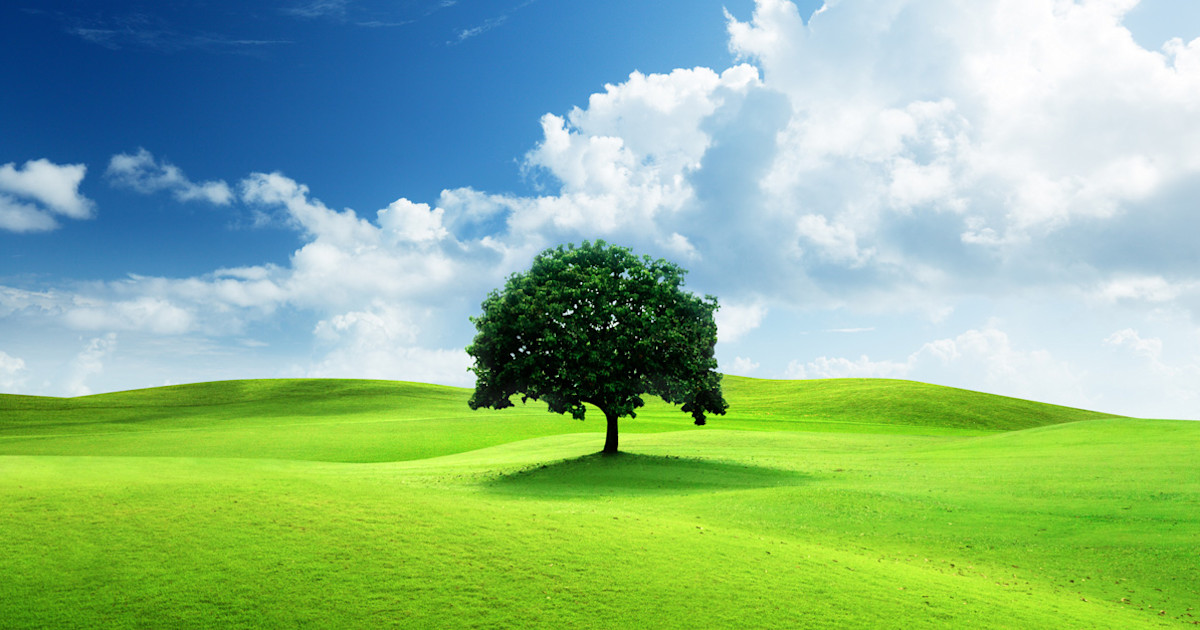
#> input picture cv.exp's/pic.jpg, 1200 x 630 px, found by its file name
$ python exp11.py
#> lines starting #> are read from the running program, lines starting #| are printed output that depends on the picture
import cv2
image = cv2.imread("/Users/vignesh/Desktop/opencv/pic.jpg")
#> image is the input picture: shape (630, 1200, 3); mean B, G, R 139.9, 183.6, 139.8
flipped_image = cv2.flip(image, 1)
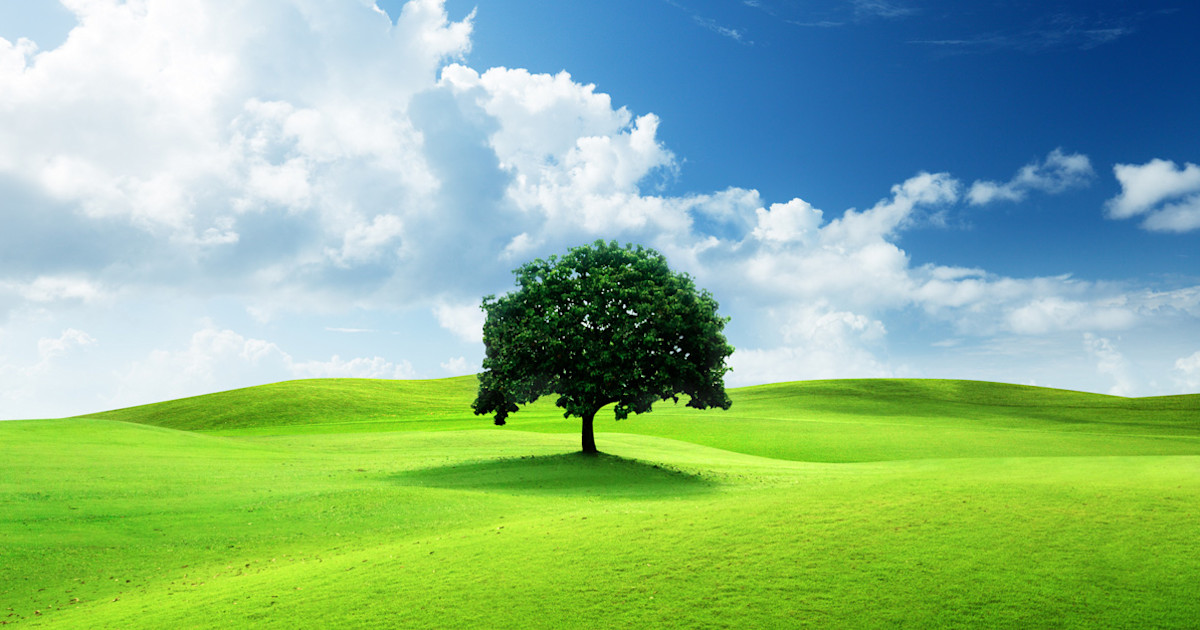
#> flipped_image: shape (630, 1200, 3); mean B, G, R 139.9, 183.6, 139.8
rotated_image = cv2.rotate(flipped_image, cv2.ROTATE_180)
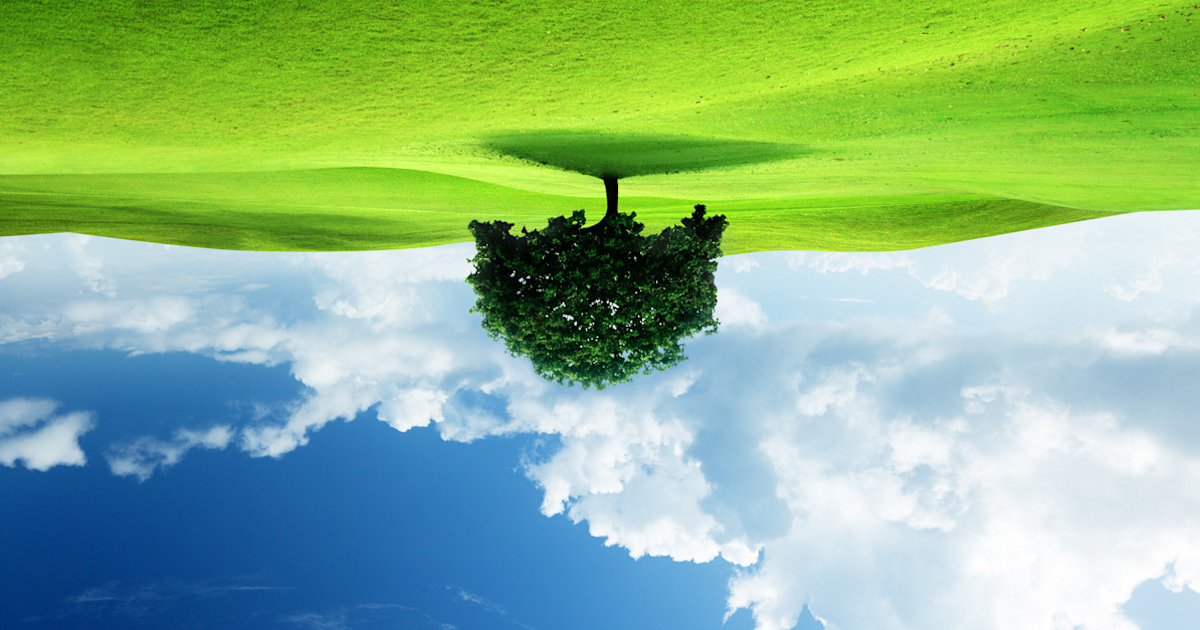
#> rotated_image: shape (630, 1200, 3); mean B, G, R 139.9, 183.6, 139.8
cv2.imshow("Original Image", image)
cv2.imshow("Rotated 180-degree Clockwise Along Y-axis", rotated_image)
cv2.imwrite("rotated_image.jpg", rotated_image)
cv2.waitKey(0)
cv2.destroyAllWindows()
